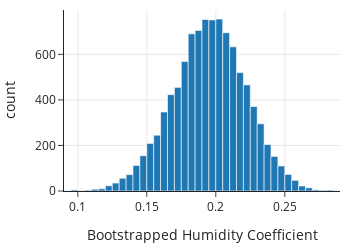

The cell this chart's notebook holds for it:
### Markdown cell above
We are interested in the shape and spread of this bootstrap sampling distribution. (We know that the center will be close to the original coefficient of $0.21$.)

### Code cell
px.histogram(x=boot_theta_hat, nbins=50,
             labels=dict(x='Bootstrapped Humidity Coefficient'),
             width=350, height=250)

### Figure 1 — Plotly figure (JSON) as saved in the notebook; plotly's stock layout.template omitted (floating-point values rounded to 4 significant figures; data arrays with more than 128 entries replaced by an {"elided": "..."} marker saying what was removed)
{"data": [{"alignmentgroup": "True", "bingroup": "x", "hovertemplate": "Bootstrapped Humidity Coefficient=%{x}<br>count=%{y}<extra></extra>", "legendgroup": "", "marker": {"color": "#1F77B4", "pattern": {"shape": ""}}, "name": "", "nbinsx": 50, "offsetgroup": "", "orientation": "v", "showlegend": false, "type": "histogram", "x": {"elided": "10000 float values"}, "xaxis": "x", "yaxis": "y"}], "layout": {"barmode": "relative", "height": 250, "legend": {"tracegroupgap": 0}, "width": 350, "xaxis": {"anchor": "y", "domain": [0, 1], "title": {"text": "Bootstrapped Humidity Coefficient"}}, "yaxis": {"anchor": "x", "domain": [0, 1], "title": {"text": "count"}}}}
